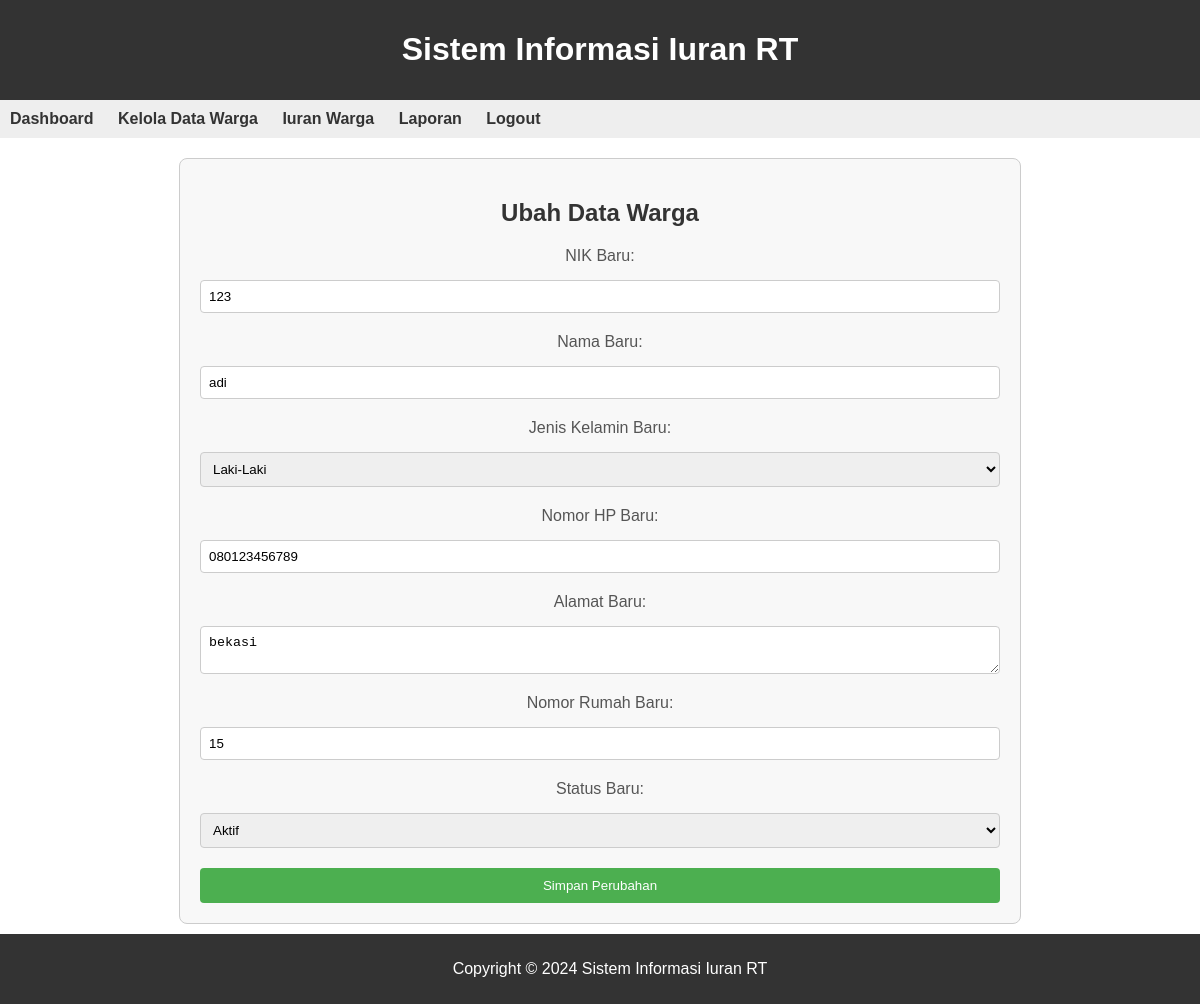
Before: /ubah_warga.php?id=17 with the older database file.
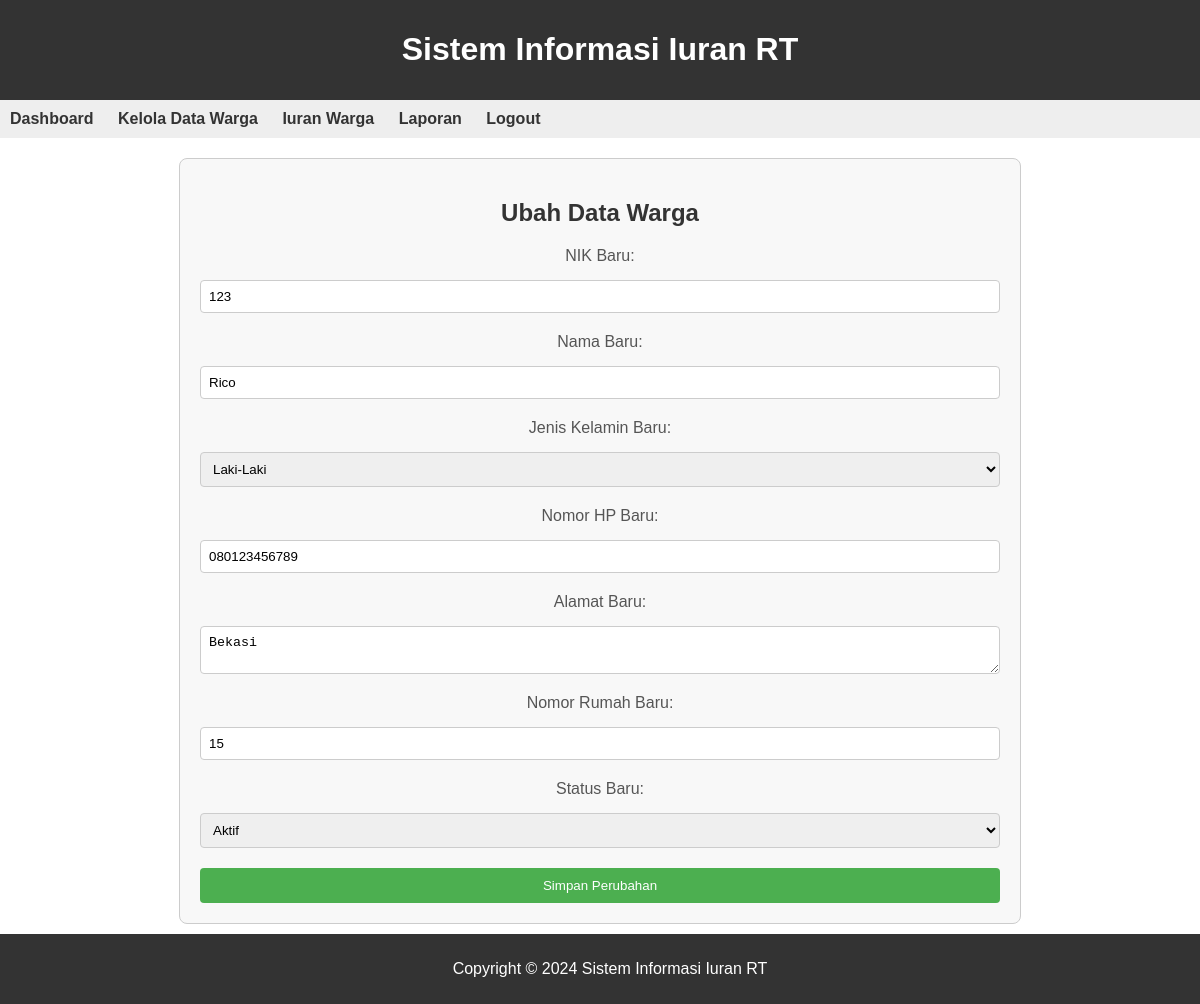
After: the same page with the newer database file.
### tables this page shows
CREATE TABLE `warga` (
  `id` int(11) NOT NULL,
  `nik` varchar(50) DEFAULT NULL,
  `nama` varchar(200) DEFAULT NULL,
  `jenis_kelamin` enum('L','P') DEFAULT NULL,
  `no_hp` varchar(20) DEFAULT NULL,
  `alamat` tinytext DEFAULT NULL,
  `no_rumah` varchar(10) DEFAULT NULL,
  `status` tinyint(1) DEFAULT NULL,
  `users_id` int(11) NOT NULL
);

### ubah_warga.php (the view, shortened to what this page needs)
<?php
$warga_id_to_edit = $_GET['id'];
$koneksi = new mysqli("localhost", "root", "", "db_kas_rt");
$sql = "SELECT * FROM warga WHERE id = ?";
$stmt = $koneksi->prepare($sql);
$stmt->bind_param("i", $warga_id_to_edit);
$stmt->execute();
$result = $stmt->get_result();
$data_warga_to_edit = $result->fetch_assoc();
?>
<!DOCTYPE html>
<html lang="en">
<head>
    <link rel="stylesheet" href="css\ubah_warga.css">
</head>
<body>
    <header>
        <h1>Sistem Informasi Iuran RT</h1>
    </header>
    <nav>
        <ul>
            <li><a href="index.php">Dashboard</a></li>
            <li><a href="kelola_warga.php">Kelola Data Warga</a></li>
            <li><a href="transaksi_iuran.php">Iuran Warga</a></li>
            <li><a href="laporan_transaksi.php">Laporan</a></li>
            <li><a href="logout.php">Logout</a></li>
        </ul>
    </nav>
    <main>
        <section class="ubah-warga">
            <h2>Ubah Data Warga</h2>
            <form method="POST" action="<?php echo htmlspecialchars($_SERVER["PHP_SELF"]) . "?id=" . $warga_id_to_edit; ?>">
            <label for="nik_baru">NIK Baru:</label>
                <input type="text" name="nik_baru" value="<?php echo $data_warga_to_edit['nik']; ?>" required>
                <label for="nama_baru">Nama Baru:</label>
                <input type="text" name="nama_baru" value="<?php echo $data_warga_to_edit['nama']; ?>" required>
                <label for="jenis_kelamin_baru">Jenis Kelamin Baru:</label>
                <select name="jenis_kelamin_baru">
                    <option value="L" <?php echo ($data_warga_to_edit['jenis_kelamin'] == 'L') ? 'selected' : ''; ?>>Laki-Laki</option>
                </select>
                <label for="no_hp_baru">Nomor HP Baru:</label>
                <input type="text" name="no_hp_baru" value="<?php echo $data_warga_to_edit['no_hp']; ?>" required>
                <label for="alamat_baru">Alamat Baru:</label>
                <textarea name="alamat_baru" required><?php echo $data_warga_to_edit['alamat']; ?></textarea>
                <label for="no_rumah_baru">Nomor Rumah Baru:</label>
                <input type="text" name="no_rumah_baru" value="<?php echo $data_warga_to_edit['no_rumah']; ?>" required>
                <label for="status_baru">Status Baru:</label>
                <select name="status_baru">
                    <option value="1" <?php echo ($data_warga_to_edit['status'] == 1) ? 'selected' : ''; ?>>Aktif</option>
                </select>
                <button type="submit" name="simpan_perubahan">Simpan Perubahan</button>
            </form>
        </section>
    </main>
    <footer>
        <p>Copyright &copy; 2024 Sistem Informasi Iuran RT</p>
    </footer>
</body>
</html>

Changed rows visible on the page:
changed warga "Laki-Laki": nama_baru "adi" → "Rico"; alamat_baru "bekasi" → "Bekasi"
